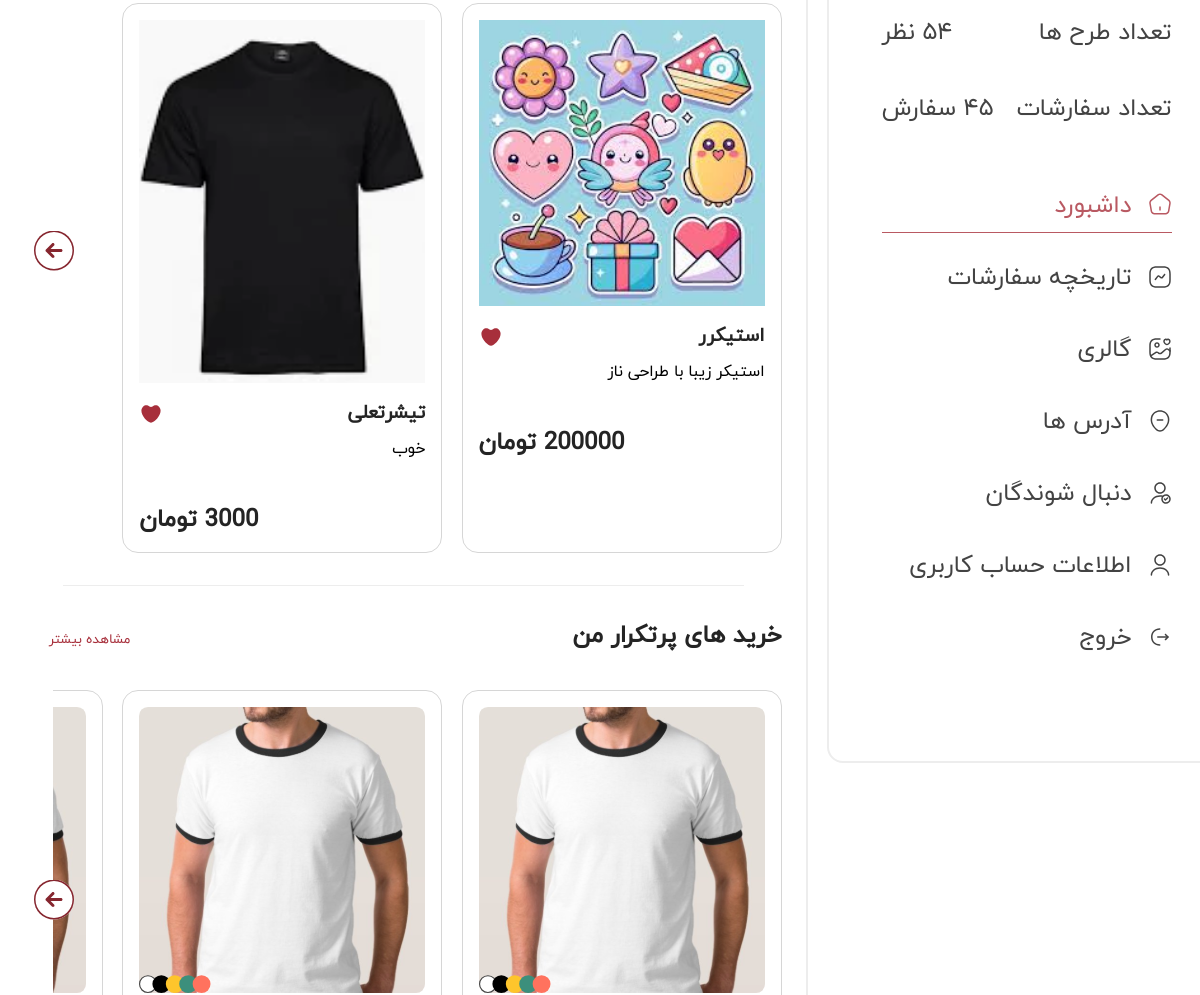
/profile/ (signed in, middle part), run on an earlier commit of the app's database.
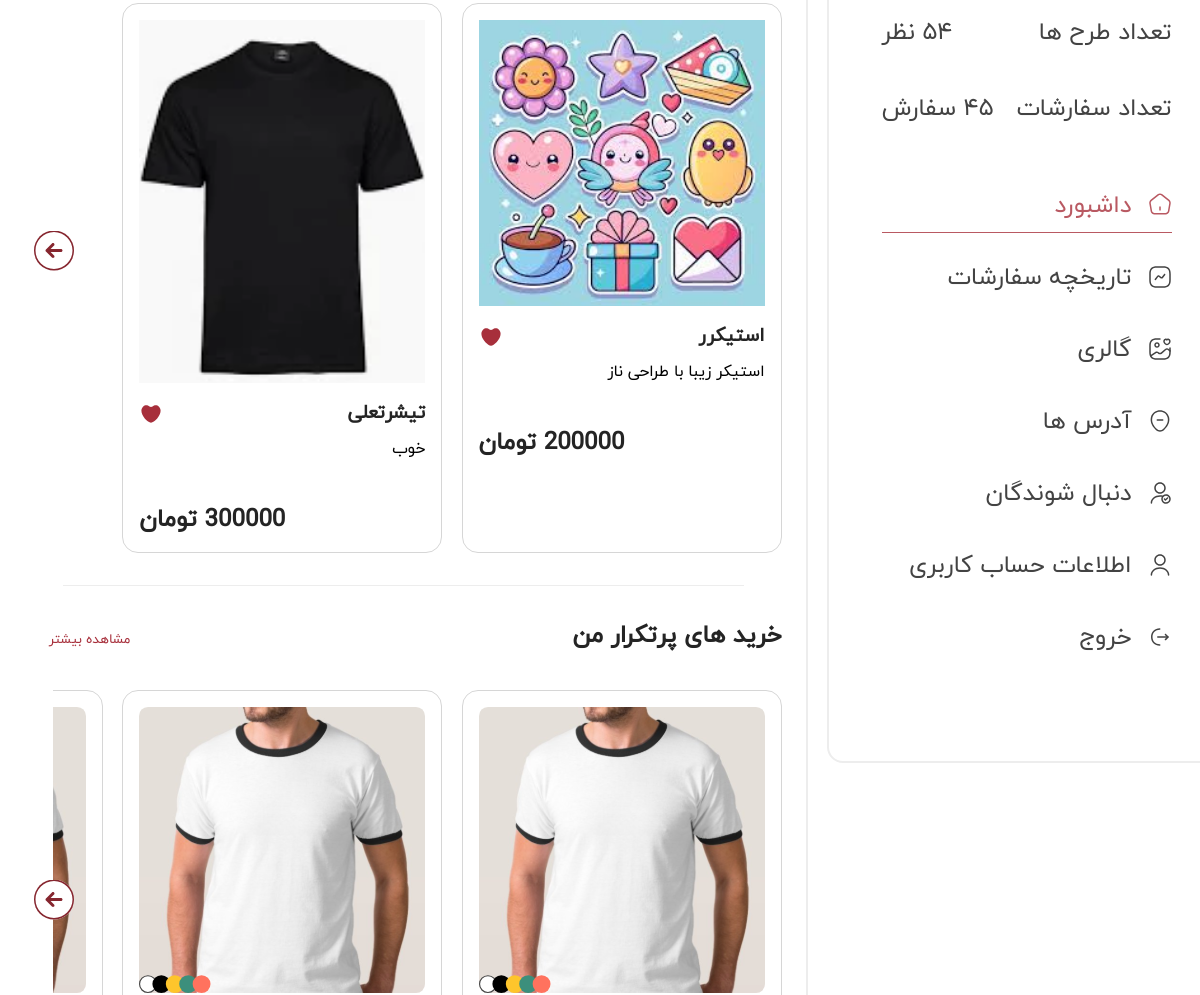
And on a later commit of the database.
### website/models.py (models this page shows, shortened)
class Favorite(models.Model):
    user = models.ForeignKey(CustomUser, on_delete=models.CASCADE, related_name='favorites')
    product = models.ForeignKey(Product, on_delete=models.CASCADE)
    added_at = models.DateTimeField(auto_now_add=True)
    class Meta:
        unique_together = ('user', 'product')
        verbose_name = "علاقه مندی"
        verbose_name_plural = "علاقه مندی ها"

class Product(models.Model):
    name = models.CharField(max_length=255, verbose_name="نام محصول")
    description = models.TextField(blank=True, null=True, verbose_name="توضیحات")
    price = models.DecimalField(max_digits=10, decimal_places=0, verbose_name="قیمت (تومان)")
    image = models.ImageField(upload_to='product_images/', verbose_name="تصویر محصول")
    is_designable = models.BooleanField(default=False, verbose_name="قابل طراحی")
    has_colors = models.BooleanField(default=False, verbose_name="دارای رنگ بندی")
    class Meta:
        verbose_name = "محصول"
        verbose_name_plural = "محصولات"

### website/views.py (the view)
# urls.py: path('profile/', views.users_profile_view, name='users_profile'),
@login_required # این دکوراتور تضمین می کند که کاربر لاگین کرده باشد
def users_profile_view(request):
    user = request.user # دسترسی به آبجکت CustomUser کاربر لاگین شده
    credit_amount = "۱۰۰,۰۰۰ تومان"
    order_count_current = "۴۵ سفارش"
    comments_count = "۵۴ نظر"
    orders_sent_count = "۴۵ سفارش"
    orders_canceled_count = "۲۱۵ سفارش"
    gallery_products_count = "۱۰ محصول"
    physical_products_count = "۲۸ محصول"
    favorite_products = Favorite.objects.filter(user=user).select_related('product')
    context = {
        'user': user,
        'credit_amount': credit_amount,
        'order_count_current': order_count_current,
        'comments_count': comments_count,
        'orders_sent_count': orders_sent_count,
        'orders_canceled_count': orders_canceled_count,
        'gallery_products_count': gallery_products_count,
        'physical_products_count': physical_products_count,
        'favorite_products': favorite_products, # ارسال محصولات مورد علاقه به قالب
    }
    return render(request, 'users-profile.html', context) # مطمئن شوید مسیر قالب صحیح است

### website/templates/users-profile.html (shortened to what this page needs)
{% load static %}
<!DOCTYPE html>
<html lang="en">
<head>
  <link href="{% static 'style/users-profile.css' %}" rel="stylesheet" />
  <link href="{% static 'style/base.css' %}" rel="stylesheet" />
</head>
<body>
  <div class="base-container">
    <div class="profile-container">
      <div class="profile-insider-container">
        <div class="prof-info">
          <div class="info-row">
            <div class="right-text">
              <p class="body-01">تعداد طرح ها</p>
            </div>
            <div class="left-text">
              <p class="body-01">{{ comments_count }}</p>
            </div>
          </div>
          <div class="info-row">
            <div class="right-text">
              <p class="body-01">تعداد سفارشات</p>
            </div>
            <div class="left-text">
              <p class="body-01">{{ order_count_current }} </p>
            </div>
          </div>
        </div>
        <div class="dashboard">
          <button id="dashboard-button" class="dashboard-items red-dashboard-items">
            <img class="dash-icon" src="{% static 'images/user-profile-images/user-profile/dashboard-hoous.svg' %}"
              alt=" icon">
            <p class="body-01 red-text">داشبورد</p>
          </button>
          <button id="order-history-button" class="dashboard-items">
            <img class="dash-icon" src="{% static 'images/user-profile-images/user-profile/tarikh.svg' %}" alt=" icon">
            <p class="body-01">تاریخچه سفارشات</p>
          </button>
          <button id="gallery-button" class="dashboard-items">
            <img class="dash-icon" src="{% static 'images/user-profile-images/user-profile/gallery.svg' %}" alt=" icon">
            <p class="body-01">گالری</p>
          </button>
          <button id="addresses-button" class="dashboard-items">
            <img class="dash-icon" src="{% static 'images/user-profile-images/user-profile/location-minus.svg' %}"
              alt=" icon">
            <p class="body-01">آدرس ها</p>
          </button>
          <button id="followers-button" class="dashboard-items">
            <img class="dash-icon" src="{% static 'images/user-profile-images/user-profile/profile-gomboli.svg' %}"
              alt=" icon">
            <p class="body-01">دنبال شوندگان</p>
          </button>
          <button id="account-info-button" class="dashboard-items">
            <img class="dash-icon" src="{% static 'images/user-profile-images/user-profile/profilekhali.svg' %}"
              alt=" icon">
            <p class="body-01">اطلاعات حساب کاربری</p>
          </button>
          <button id="logout-button" class="dashboard-items">
            <img class="dash-icon" src="{% static 'images/user-profile-images/user-profile/logout.svg' %}" alt=" icon">
            <p class="body-01">خروج</p>
          </button>
        </div>
      </div>
    </div>
    <div class="my-things-container">
      <div class="favorites">
        <div class="favorites-container">
          {% for favorite in favorite_products %}
          <div class="favorites-item">
            <img src="{{ favorite.product.image.url }}" alt="{{ favorite.product.name }}">
            <div class="item-info">
              <div class="item-name-and-like">
                <h4 class="item-name">{{ favorite.product.name }}</h4>
                <img class="like-icon" src="{% static 'images/landing/filled-heart.svg' %}" alt="Like">
              </div>
              <p class="description">{{ favorite.product.description }}</p>
              <h4 class="price">{{ favorite.product.price|floatformat:0 }} تومان</h4>
            </div>
          </div>
          {% empty %}
          <p>شما هنوز هیچ محصولی را به علاقه مندی های خود اضافه نکرده اید.</p>
          {% endfor %}
        </div>
        <div class="carosel-flash">
          <img id="arrow-left" src="{% static 'images/landing/arrow-left.svg' %}" alt="left arrow">
        </div>
      </div>
      <div class="horizontal-seperator"></div>
      <div class="topings">
        <h4>خرید های پرتکرار من </h4>
        <button class="see-more-button">مشاهده بیشتر</button>
      </div>
      <div class="favorites">
        <div class="favorites-container">
          <div class="favorites-item">
            <img src="{% static 'images/landing/T-shirt.svg' %}" alt="image of most purchased item" />
          </div>
          <div class="favorites-item">
            <img src="{% static 'images/landing/T-shirt.svg' %}" alt="image of most purchased item" />
          </div>
          <div class="favorites-item">
            <img src="{% static 'images/landing/T-shirt.svg' %}" alt="image of most purchased item" />
          </div>
        </div>
        <div class="carosel-flash">
          <img id="arrow-left" src="{% static 'images/landing/arrow-left.svg' %}" alt="left arrow" />
        </div>
      </div>
    </div>
  </div>
</body>
</html>

### static/style/users-profile.css (style rules this page uses)
.base-container { display: flex; gap: 1.1875rem; }
.profile-container { min-width: 25rem; max-width: fit-content; height: fit-content; padding-bottom: 5rem; border: 2px solid #EDEDED; border-radius: 1rem; display: flex; flex-direction: column; align-items: center; }
.profile-insider-container { display: flex; flex-direction: column; justify-content: center; padding: 1rem; width: 20.125rem; }
.body-01 { color: #434343; font-size: 1.5rem; line-height: 180%; }
.prof-info { margin-top: 1rem; display: flex; flex-direction: column; gap: 2rem; }
.info-row { display: flex; flex-direction: row; justify-content: space-between; }
.dashboard { width: 100%; display: flex; flex-direction: column; margin-top: 3rem; gap: 1rem; }
.dashboard-items { height: 3.5rem; display: flex; gap: 1rem; align-items: center; border-bottom: 0.1px solid #EDEDED; background-color: inherit; border: 0px; cursor: pointer; }
.red-dashboard-items { border-bottom: 1px solid #B95962; }
.red-text { color: #B95962; }
.dash-icon { width: 1.5rem; height: 1.5rem; }
.my-things-container { width: 50.5rem; height: fit-content; border-radius: 1rem; padding: 1.5rem; display: flex; flex-direction: column; align-items: center; gap: 2rem; border: 2px solid #EDEDED; }
h4 { color: #242424; line-height: 140%; font-size: 1.5rem; align-self: flex-start; }
.horizontal-seperator { width: 90%; height: .1rem; background-color: #EDEDED; }
.topings { display: flex; justify-content: space-between; align-self: flex-start; width: 100%; align-items: center; }
.see-more-button { width: 8rem; height: 2.5rem; color: #A72F3B; border-radius: .5rem; border: 0px; background-color: inherit; }
.favorites-item, .designs-item { display: flex; flex-direction: column; width: 20rem; height: 100%; border-radius: 16px; border: 1px solid #d6d6d6; padding: 1rem; }
.item-name { display: inline; font-size: 1.2rem; font-weight: 700; line-height: 140%; letter-spacing: 0px; }
.item-name-and-like { display: flex; flex-direction: row; justify-content: space-between; align-items: center; }
.like-icon { width: 1.5rem; height: 1.5rem; align-self: end; }
.item-info { display: flex; flex-direction: column; gap: 0.5rem; margin-top: 1rem; }
.price { align-self: end; margin-top: 2rem; }
.favorites { display: flex; align-items: center; gap: 1.2rem; width: 100%; max-width: 76.5rem; margin: 0 auto; position: relative; }
.favorites-container { display: grid; grid-template-columns: repeat(4, 1fr); gap: 1.2rem; flex: 1; overflow: hidden; }
.carosel-flash { width: 48px; height: 47px; border-radius: 50%; background-color: inherit; transform: translateY(-50%); z-index: 1; margin-right: -2.5rem }
#arrow-left { width: 2.5rem; height: 2.5rem; }

What changed in the data, as far as the page shows it:
changed through a linked row, Favorite "تیشرتعلی": product.price "3000" → "300000"
